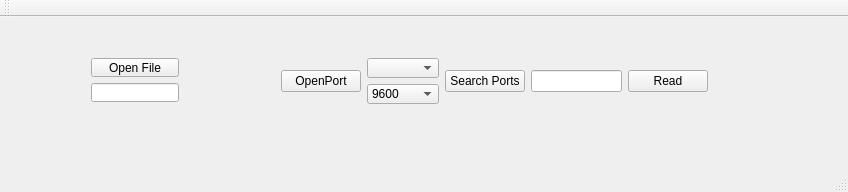
<?xml version="1.0" encoding="UTF-8"?>
<ui version="4.0">
 <class>MainWindow</class>
 <widget class="QMainWindow" name="MainWindow">
  <property name="geometry">
   <rect>
    <x>0</x>
    <y>0</y>
    <width>848</width>
    <height>192</height>
   </rect>
  </property>
  <property name="windowTitle">
   <string>MainWindow</string>
  </property>
  <widget class="QWidget" name="centralWidget">
   <widget class="QWidget" name="layoutWidget">
    <property name="geometry">
     <rect>
      <x>270</x>
      <y>30</y>
      <width>449</width>
      <height>68</height>
     </rect>
    </property>
    <layout class="QHBoxLayout" name="PortStuff">
     <item>
      <widget class="QPushButton" name="openPort">
       <property name="text">
        <string>OpenPort</string>
       </property>
      </widget>
     </item>
     <item>
      <layout class="QVBoxLayout" name="verticalLayout">
       <item>
        <widget class="QComboBox" name="comList"/>
       </item>
       <item>
        <widget class="QComboBox" name="baudList">
         <item>
          <property name="text">
           <string>9600</string>
          </property>
         </item>
         <item>
          <property name="text">
           <string>19200</string>
          </property>
         </item>
         <item>
          <property name="text">
           <string>38400</string>
          </property>
         </item>
         <item>
          <property name="text">
           <string>57600</string>
          </property>
         </item>
         <item>
          <property name="text">
           <string>74880</string>
          </property>
         </item>
         <item>
          <property name="text">
           <string>115200</string>
          </property>
         </item>
         <item>
          <property name="text">
           <string>230400</string>
          </property>
         </item>
         <item>
          <property name="text">
           <string>250000</string>
          </property>
         </item>
        </widget>
       </item>
      </layout>
     </item>
     <item>
      <widget class="QPushButton" name="searchButton">
       <property name="text">
        <string>Search Ports</string>
       </property>
      </widget>
     </item>
     <item>
      <widget class="QLineEdit" name="portName">
       <property name="text">
        <string/>
       </property>
      </widget>
     </item>
     <item>
      <widget class="QPushButton" name="readButton">
       <property name="text">
        <string>Read</string>
       </property>
      </widget>
     </item>
    </layout>
   </widget>
   <widget class="QWidget" name="layoutWidget_2">
    <property name="geometry">
     <rect>
      <x>80</x>
      <y>30</y>
      <width>110</width>
      <height>66</height>
     </rect>
    </property>
    <layout class="QVBoxLayout" name="fileStuff">
     <item>
      <widget class="QPushButton" name="fileButton">
       <property name="text">
        <string>Open File</string>
       </property>
      </widget>
     </item>
     <item>
      <widget class="QLineEdit" name="fileBox">
       <property name="readOnly">
        <bool>true</bool>
       </property>
      </widget>
     </item>
    </layout>
   </widget>
  </widget>
  <widget class="QMenuBar" name="menuBar">
   <property name="geometry">
    <rect>
     <x>0</x>
     <y>0</y>
     <width>848</width>
     <height>20</height>
    </rect>
   </property>
  </widget>
  <widget class="QToolBar" name="mainToolBar">
   <attribute name="toolBarArea">
    <enum>TopToolBarArea</enum>
   </attribute>
   <attribute name="toolBarBreak">
    <bool>false</bool>
   </attribute>
  </widget>
  <widget class="QStatusBar" name="statusBar"/>
 </widget>
 <layoutdefault spacing="6" margin="11"/>
 <resources/>
 <connections/>
</ui>
